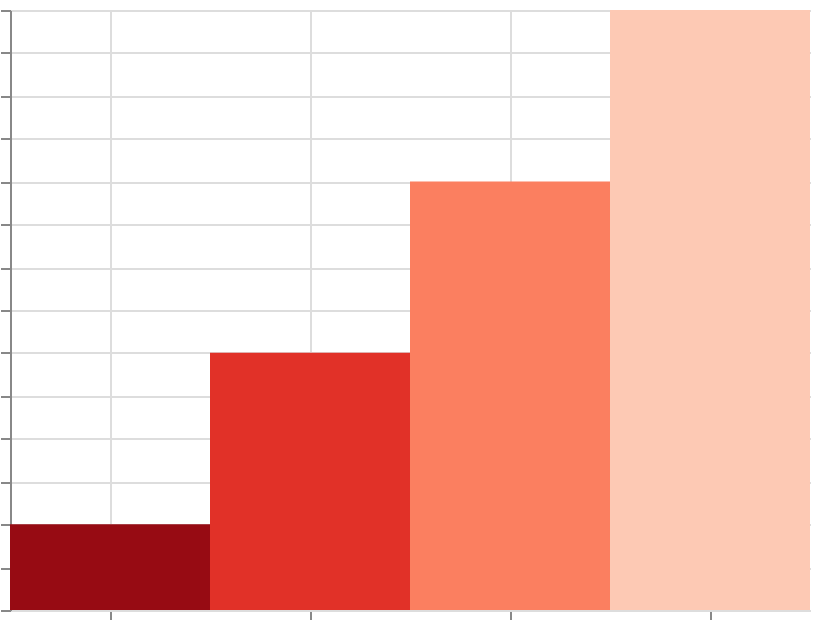

Source (Vega-Lite JSON):
### Vega specification from a JSON file in a GitHub repository (floating-point values rounded to 4 significant figures)
{"$schema": "https://vega.github.io/schema/vega/v6.json", "width": 400, "height": 300, "padding": 5, "autosize": "none", "data": [{"name": "table", "values": [{"cat": "A", "val": 10}, {"cat": "B", "val": 30}, {"cat": "C", "val": 50}, {"cat": "D", "val": 70}]}], "scales": [{"name": "x", "type": "band", "domain": {"data": "table", "field": "cat", "sort": true}, "range": "width"}, {"name": "y", "type": "linear", "domain": {"data": "table", "field": "val"}, "range": [{"signal": "height"}, 0], "zero": true, "nice": true}, {"name": "color", "type": "linear", "domain": {"data": "table", "field": "val"}, "reverse": true, "range": {"scheme": "reds"}}], "marks": [{"type": "rect", "from": {"data": "table"}, "encode": {"update": {"x": {"scale": "x", "field": "cat"}, "width": {"scale": "x", "band": 1}, "y": {"scale": "y", "field": "val"}, "y2": {"scale": "y", "value": 0}, "fill": {"scale": "color", "field": "val"}}}}], "axes": [{"scale": "x", "orient": "bottom", "grid": true, "labels": false}, {"scale": "y", "orient": "left", "grid": true, "labels": false}], "legends": [{"fill": "color", "title": "Alert"}]}
